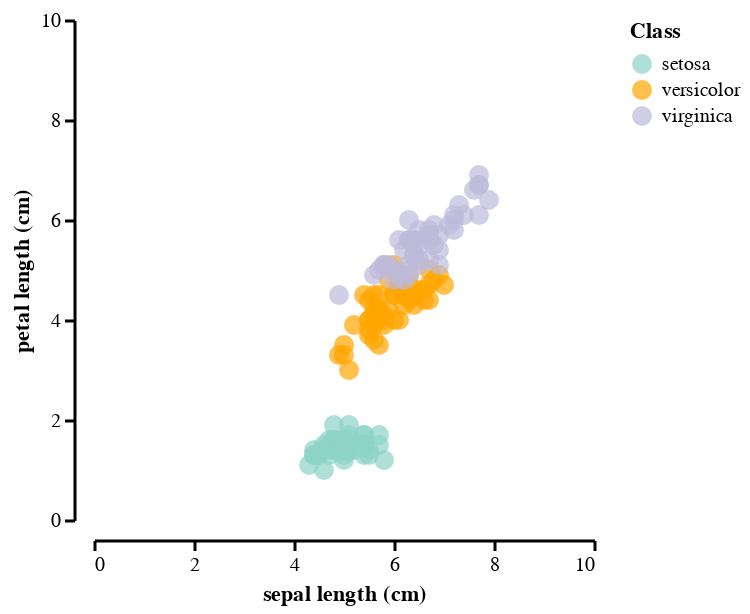

Here is the notebook cell this chart was saved with:
### Code cell
def scatter_plot(data, x_var, y_var, x_lim, y_lim, class_label,legend_label, 
                 color_map,point_size, x_label, y_label):
    plot = alt.Chart(data).mark_circle(size=point_size).encode(
        alt.X(x_var,scale=alt.Scale(domain=x_lim), title=x_label),
        alt.Y(y_var,scale=alt.Scale(domain=y_lim), title=y_label),
        color=alt.Color(class_label, legend=alt.Legend(title="Class"),
                        scale=alt.Scale(domain=legend_label, range=color_map))
        ).configure_axis(
            grid=False, 
            domainWidth=1.5, domainColor="black", ## edit axis stroke width and color
            tickWidth=1.5,tickColor="black", ## edit tick stroke width and color
            offset=10, tickCount=6 ## edit distance from the y-axis to x-axis
        ).configure_view(
            strokeOpacity=0 ## edit bounding box visibility
        ).properties(width=250, height=250).interactive()
    
    return plot

color_map = ["#8dd3c7", "orange", "#bebada"]

scatter_plot(data = iris_df, x_var = "sepal_length", y_var = "petal_length", 
             x_lim = (0,10), y_lim = (0,10), class_label = "class_str",
            legend_label = target_names, color_map = color_map, point_size=100,
            x_label = "sepal length (cm)", y_label = "petal length (cm)")

### Figure 1 — Vega-Lite specification as saved in the notebook (floating-point values rounded to 4 significant figures; data arrays with more than 128 entries replaced by an {"elided": "..."} marker saying what was removed)
{"config": {"view": {"continuousWidth": 400, "continuousHeight": 300, "strokeOpacity": 0}, "axis": {"domainColor": "black", "domainWidth": 1.5, "grid": false, "offset": 10, "tickColor": "black", "tickCount": 6, "tickWidth": 1.5}}, "data": {"name": "data-de46d633cbc82d65bb5d7a39d264e90d"}, "mark": {"type": "circle", "size": 100}, "encoding": {"color": {"field": "class_str", "legend": {"title": "Class"}, "scale": {"domain": ["setosa", "versicolor", "virginica"], "range": ["#8dd3c7", "orange", "#bebada"]}, "type": "nominal"}, "x": {"field": "sepal_length", "scale": {"domain": [0, 10]}, "title": "sepal length (cm)", "type": "quantitative"}, "y": {"field": "petal_length", "scale": {"domain": [0, 10]}, "title": "petal length (cm)", "type": "quantitative"}}, "height": 250, "selection": {"selector050": {"type": "interval", "bind": "scales", "encodings": ["x", "y"]}}, "width": 250, "$schema": "https://vega.github.io/schema/vega-lite/v4.17.0.json", "datasets": {"data-de46d633cbc82d65bb5d7a39d264e90d": {"elided": "150 records"}}}
